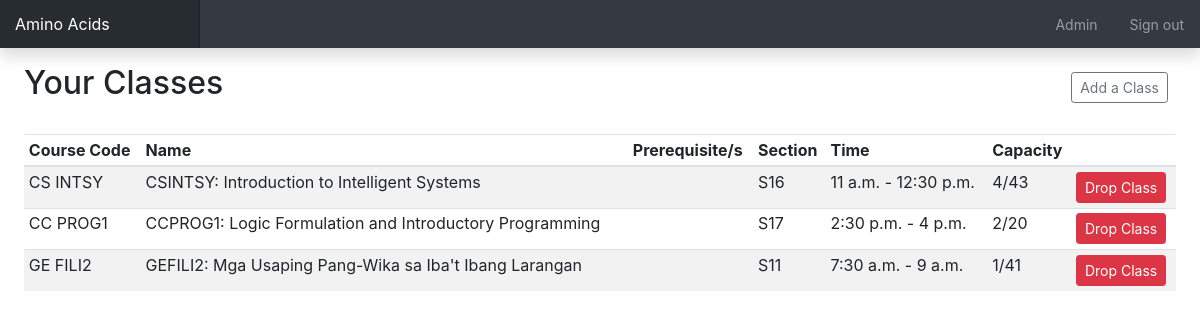
The page / (signed in) on the database its author committed.
### main/models.py (models this page shows, shortened)
class Class(models.Model):
    M = 1
    T = 2
    W = 3
    H = 4
    F = 5
    MW = 6
    TH = 7
    DAY_CHOICES = (
        (M, 'Monday'),
        (T, 'Tuesday'),
        (W, 'Wednesday'),
        (H, 'Thursday'),
        (F, 'Friday'),
        (MW, 'Monday and Wednesday'),
        (TH, 'Tuesday and Thursday'),
    )
    course = models.ForeignKey(Course, null=True, on_delete=models.SET_NULL)
    section_code = models.CharField(max_length=5)
    max_cap = models.IntegerField(default=0)
    start_time = models.TimeField()
    end_time = models.TimeField()
    day = models.IntegerField(choices=DAY_CHOICES)
    students = models.ManyToManyField(User, blank=True)
    class Meta:
        verbose_name_plural = 'Classes'
        unique_together = ('course', 'section_code')

class Course(models.Model):
    course_name = models.CharField(max_length=50)
    subject_area = models.CharField(max_length=2)
    catalog_num = models.CharField(max_length=5)
    prerequisites = models.ManyToManyField('self', blank=True, symmetrical=False)
    units = models.FloatField()
    def prereqs_list(self):
        return ', '.join([p.subject_area+p.catalog_num for p in self.prerequisites.all()])
    def __str__(self):
        return self.subject_area + self.catalog_num + ": " + self.course_name

### main/views.py (the view)
# urls.py: url(r'^$', views.index, name='index'),
@login_required
def index(request):
    classes_list = Class.objects.filter(students=request.user)
    context = {
        'classes_list': classes_list
    }
    return render(request, 'main/index.html', context)

### templates/main/index.html (shortened to what this page needs)
{% extends 'main/base-template.html' %}
{% block body %}
    <div role="main" class="col-12 px-4">
        <div class="d-flex justify-content-between flex-wrap flex-md-nowrap align-items-center pt-3 pb-2 mb-3">
            <h1 class="h2">Your Classes</h1>
            <div class="btn-toolbar mb-2 mb-md-0">
                <div class="btn-group mr-2">
                    <a class="btn btn-sm btn-outline-secondary" href="{% url 'main:list-class' %}">Add a Class</a>
                </div>
            </div>
        </div>
        {% if classes_list.count == 0 %}
            <div class="d-flex justify-content-between flex-wrap flex-md-nowrap align-items-center pt-3 pb-2 mb-3">
                <h1 class="h4">Your class list is empty.</h1>
            </div>
        {% else %}
            <div class="table-responsive">
                <table class="table table-striped table-sm">
                    <thead>
                    <tr>
                        <th>Course Code</th>
                        <th>Name</th>
                        <th>Prerequisite/s</th>
                        <th>Section</th>
                        <th>Time</th>
                        <th>Capacity</th>
                        <th></th>
                    </tr>
                    </thead>
                    <tbody>
                    {% for class in classes_list %}
                        <tr>
                            <td>{{ class.course.subject_area }} {{ class.course.catalog_num }}</td>
                            <td>{{ class.course }}</td>
                            <td>{{ class.course.prereqs_list }}</td>
                            <td>{{ class.section_code }}</td>
                            <td>{{ class.start_time }} - {{ class.end_time }}</td>
                            <td>{{ class.students.count }}/{{ class.max_cap }}</td>
                            <td>
                                <form action="{% url 'main:delete-class' class.id %}" class="my-0" method="post">
                                    <button class="btn btn-sm btn-danger" type="submit">Drop Class</button>
                                </form>
                            </td>
                        </tr>
                    {% endfor %}
                    </tbody>
                </table>
            </div>
        {% endif %}
    </div>
{% endblock %}

### static/css/dashboard.css (style rules this page uses)
body { font-size: .875rem; }
[role="main"] { padding-top: 133px; }
@media (min-width: 768px) { [role="main"] { padding-top: 48px; } }

### rows shown on the page
Class: course.subject_area "CS", course.catalog_num "INTSY", course "CSINTSY: Introduction to Intelligent Systems", section_code "S16", start_time "11 a.m.", end_time "12:30 p.m.", students.count "4", max_cap "43"
Class: course.subject_area "CC", course.catalog_num "PROG1", course "CCPROG1: Logic Formulation and Introductory Programming", section_code "S17", start_time "2:30 p.m.", end_time "4 p.m.", students.count "2", max_cap "20"
Class: course.subject_area "GE", course.catalog_num "FILI2", course "GEFILI2: Mga Usaping Pang-Wika sa Iba't Ibang Larangan", section_code "S11", start_time "7:30 a.m.", end_time "9 a.m.", students.count "1", max_cap "41"
